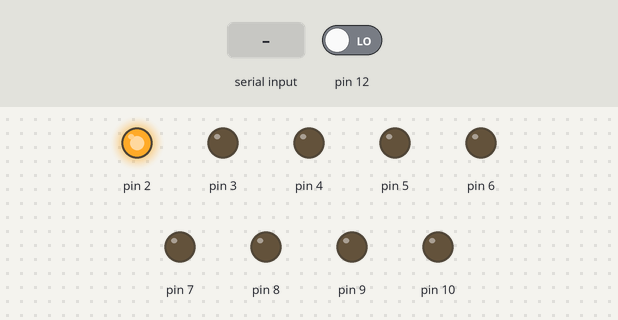
This sketch was run on a simulated Arduino Uno, built with avr-gcc and run on an emulated ATmega328P. Parts: output pins drawn as LEDs (lit = HIGH). Inputs (shaded band) come from the test bench; at power-on: pin 12 LOW.

Above: at 1.2 s.
1.3 s: "1" received over Serial
At 2.2 s:
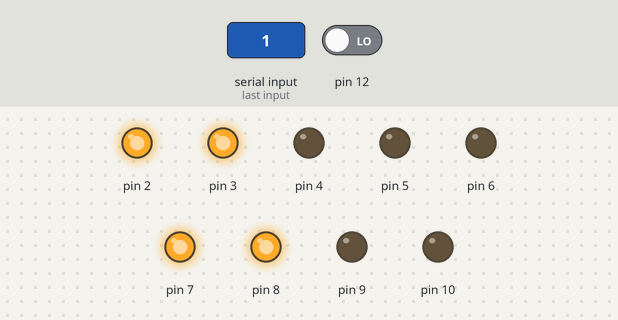
2.8 s: "0" received over Serial
At 3.4 s:
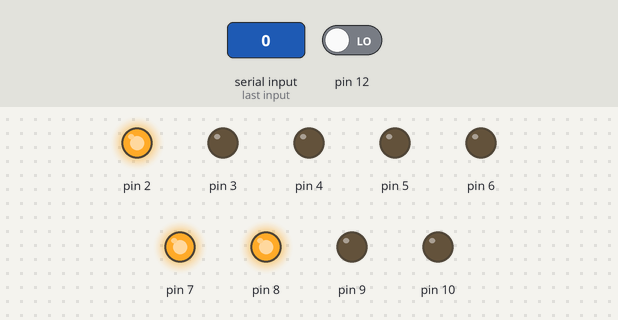
4.3 s: "2" received over Serial
At 5.7 s:
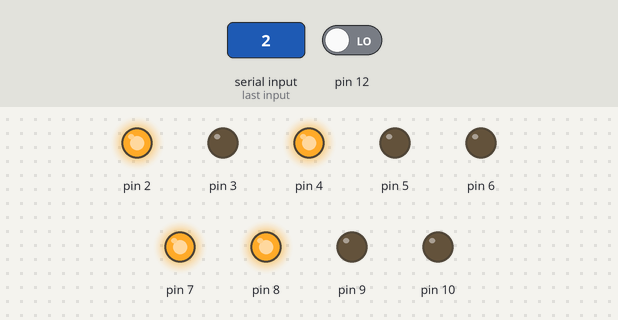
Timing chart, 0 to 7.3 s (numbered marks = the images above; inputs shaded):
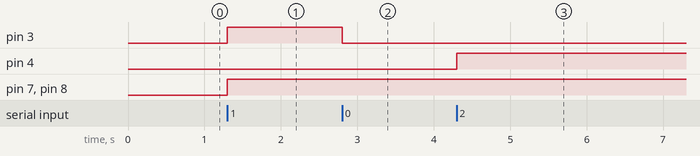

Measured:
- after the input at 1.3 s, pin 3, pin 7, pin 8: LOW → HIGH at once
- after the input at 2.8 s, pin 3: HIGH → LOW at once
- after the input at 4.3 s, pin 4: LOW → HIGH at once

The sketch:

centronics.ino
```cpp
class CentronicsPort {
    const int nStrobe_;
    const int data0_;
    const int data1_;
    const int data2_;
    const int data3_;
    const int data4_;
    const int data5_;
    const int data6_;
    const int data7_;
    const int nAck_;
    const int busy_;
public:
    CentronicsPort(
        int nStrobe,
        int data0, int data1, int data2, int data3,
        int data4, int data5, int data6, int data7,
        int nAck,
        int busy)
            : nStrobe_(nStrobe)
            , data0_(data0), data1_(data1), data2_(data2), data3_(data3)
            , data4_(data4), data5_(data5), data6_(data6), data7_(data7)
            , nAck_(nAck)
            , busy_(busy) {
        pinMode(nStrobe, OUTPUT);
        pinMode(data0, OUTPUT);
        pinMode(data1, OUTPUT);
        pinMode(data2, OUTPUT);
        pinMode(data3, OUTPUT);
        pinMode(data4, OUTPUT);
        pinMode(data5, OUTPUT);
        pinMode(data6, OUTPUT);
        pinMode(data7, OUTPUT);
        pinMode(nAck, INPUT);
        pinMode(busy, INPUT);

        deassert_strobe();
    }
    void send_char(byte value) {
        while(is_busy())
            ;
        apply_data(value);
        delayMicroseconds(1);
        assert_strobe();
        delayMicroseconds(1);
        deassert_strobe();
        delayMicroseconds(1);
    }
    bool is_busy() {
        return digitalRead(busy_) == HIGH;
    }
private:
    void apply_data(byte value) {
        digitalWrite(data0_, bit_at(value, 0));
        digitalWrite(data1_, bit_at(value, 1));
        digitalWrite(data2_, bit_at(value, 2));
        digitalWrite(data3_, bit_at(value, 3));
        digitalWrite(data4_, bit_at(value, 4));
        digitalWrite(data5_, bit_at(value, 5));
        digitalWrite(data6_, bit_at(value, 6));
        digitalWrite(data7_, bit_at(value, 7));
    }
    void assert_strobe() {
        set_strobe(LOW);
    }
    void deassert_strobe() {
        set_strobe(HIGH);
    }
    void set_strobe(int level) {
        digitalWrite(nStrobe_, level);
    }
    int bit_at(byte value, int pos) {
        return value & (0x01 << pos) ? HIGH : LOW;
    }
};

CentronicsPort port(
    2,   // nStrobe
    3,   // data0
    4,   // data1
    5,   // data2
    6,   // data3
    7,   // data4
    8,   // data5
    9,   // data6
    10,  // data7
    11,  // nAck
    12); // busy

void setup() {
    Serial.begin(9600);
}

void loop() {
    while (Serial.available())
        port.send_char(static_cast<byte>(Serial.read()));
}
```
